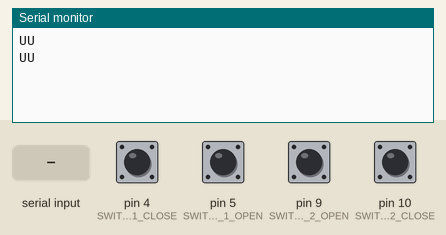
Recording of a sketch running on a simulated Arduino Uno, built with avr-gcc and run on an emulated ATmega328P. Parts: the last lines printed to the serial monitor. Inputs (shaded band) come from the test bench; at power-on: pin 4 (SWITCH_1_CLOSE), pin 5 (SWITCH_1_OPEN), pin 9 (SWITCH_2_OPEN), pin 10 (SWITCH_2_CLOSE) HIGH.

Above: at 1.2 s.
1.3 s: "O" received over Serial
At 2.1 s:
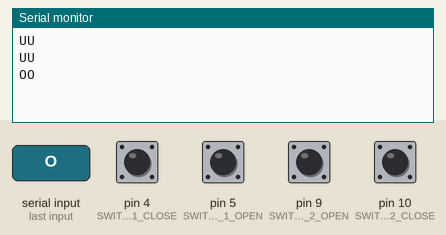
3.6 s: pin 5 (SWITCH_1_OPEN) pulled LOW for 0.15 s
At 4.3 s:
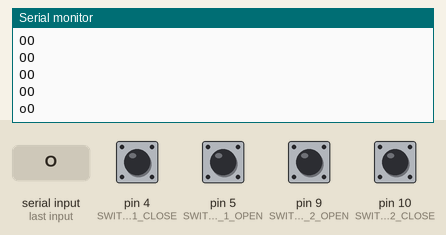
5.8 s: pin 9 (SWITCH_2_OPEN) pulled LOW for 0.15 s
At 6.4 s:
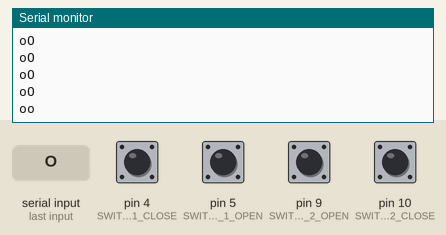
8.0 s: "C" received over Serial
At 8.7 s:
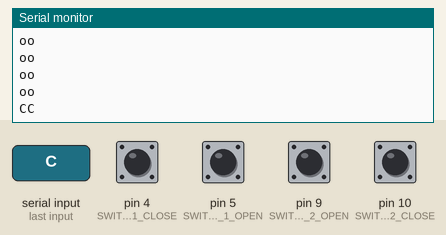

Measured:
- after the input at 1.3 s, the serial monitor: prints a new line after 0.35 s (image 1)
- after the input at 3.6 s, the serial monitor: prints a new line after 0.24 s (image 2)
- after the input at 5.8 s, the serial monitor: prints a new line after 0.23 s (image 3)
- after the input at 8.0 s, the serial monitor: prints a new line after 0.23 s (image 4)

The sketch:

motorhat.ino
```cpp
#include <Arduino.h>

// Первый (возможно, единственный) униполяр на ногах 2, 3, 4 и 5
//#define UNIPOLAR_1_WIRE_1 2
//#define UNIPOLAR_1_WIRE_2 4
//#define UNIPOLAR_1_WIRE_3 3
//#define UNIPOLAR_1_WIRE_4 5

// @todo implement
// Второй униполяр на ногах 2, 3, 4 и 5
//#define UNIPOLAR_2_WIRE_1 2
//#define UNIPOLAR_2_WIRE_2 4
//#define UNIPOLAR_2_WIRE_3 3
//#define UNIPOLAR_2_WIRE_4 5

// Один биполярный шаговик @todo implement
// Два биполярных шаговика @todo implement

// Отладка, если нужна
//#define DEBUG

#ifdef UNIPOLAR_1_WIRE_1
	#include <AccelStepper.h>

	// 4080 шагов на оборот. 0.75 оборота. 10% заступ для срабатывания концевика
	// @todo перевести в полушаг, он мощнее
	#define DISTANCE 4080 * 0.75 * 1.1
#endif

// Первый DC-мотор на ногах 2 и 3
#define DC_1_WIRE_1 2
#define DC_1_WIRE_2 3

// Второй DC-мотор на ногах 7 и 8
#define DC_2_WIRE_1 7
#define DC_2_WIRE_2 8

// концевики первого мотора на ногах 4 и 5
#define SWITCH_1_OPEN  5
#define SWITCH_1_CLOSE 4

// концевики второго мотора на ногах 9 и 10 (если есть второй мотор)
#define SWITCH_2_OPEN  9
#define SWITCH_2_CLOSE 10

// 20 секунд таймаут открытия / закрытия
#define TIMEOUT 25

// 2 секунды задержка реакции на команду второго мотора @todo implement
//#define GAP 2

// Реверс мотора 1 и 2, если нужен
#define REVERSE_MOTOR_1
#define REVERSE_MOTOR_2

/*
	СТАТУС представляет собой одну/две буквы и новую строку. Каждая буква передаёт состояние одного мотора:
	o = открыто
	c = закрыто
	C = движется к закрытию
	O = движется к открытию
	E = сбой (обычно, таймаут)
	U = не определено (двигалась куда-то, получила отмену. Или сразу после старта) @todo eeprom?

	КОМАНДА:
	O = открыть
	С = закрыть
	A = отмена
*/

#ifdef UNIPOLAR_1_WIRE_1
	AccelStepper motor1(4, UNIPOLAR_1_WIRE_1, UNIPOLAR_1_WIRE_2, UNIPOLAR_1_WIRE_3, UNIPOLAR_1_WIRE_4);
#endif
#ifdef UNIPOLAR_1_WIRE_2
	AccelStepper motor2(4, UNIPOLAR_2_WIRE_1, UNIPOLAR_2_WIRE_2, UNIPOLAR_2_WIRE_3, UNIPOLAR_2_WIRE_4);
#endif


void setup() {
	noInterrupts();

	#ifdef UNIPOLAR_1_WIRE_1
		pinMode(UNIPOLAR_1_WIRE_1, OUTPUT);
		pinMode(UNIPOLAR_1_WIRE_2, OUTPUT);
		pinMode(UNIPOLAR_1_WIRE_3, OUTPUT);
		pinMode(UNIPOLAR_1_WIRE_4, OUTPUT);

		motor1.setMaxSpeed(250.0);
		motor1.setAcceleration(50.0);
	#endif
	#ifdef UNIPOLAR_2_WIRE_1
		pinMode(UNIPOLAR_2_WIRE_1, OUTPUT);
		pinMode(UNIPOLAR_2_WIRE_2, OUTPUT);
		pinMode(UNIPOLAR_2_WIRE_3, OUTPUT);
		pinMode(UNIPOLAR_2_WIRE_4, OUTPUT);

		motor2.setMaxSpeed(250.0);
		motor2.setAcceleration(50.0);
	#endif

	#ifdef DC_1_WIRE_1
		pinMode(DC_1_WIRE_1, OUTPUT);
		pinMode(DC_1_WIRE_2, OUTPUT);
	#endif
	#ifdef DC_2_WIRE_1
		pinMode(DC_2_WIRE_1, OUTPUT);
		pinMode(DC_2_WIRE_2, OUTPUT);
	#endif

	pinMode(SWITCH_1_OPEN,  INPUT_PULLUP);
	pinMode(SWITCH_1_CLOSE, INPUT_PULLUP);

	#ifdef SWITCH_2_OPEN
		pinMode(SWITCH_2_OPEN,  INPUT_PULLUP);
		pinMode(SWITCH_2_CLOSE, INPUT_PULLUP);
	#endif

	Serial.begin(9600);

	TCCR1A = 0;
	TCCR1B = 0;

	TCNT1 = 31250; //34286;   // preload timer 65536-16MHz/256/2Hz
	TCCR1B |= (1 << CS12);    // 256 prescaler
	TIMSK1 |= (1 << TOIE1);   // enable timer overflow interrupt

	interrupts();             // enable all interrupts
}

byte cmd1 = NULL; // команда первому мотору
byte cmd2 = NULL; // команда второму мотору
byte status1 = 'U';
byte status2 = 'U';
byte timeout, gap;


void stop_motors(short motor = 0)
{
	if (motor == 0 || motor == 1) {
		#ifdef UNIPOLAR_1_WIRE_1
			motor1.setAcceleration(9999.0);
			motor1.stop();
		#endif

		#ifdef DC_1_WIRE_1
			digitalWrite(DC_1_WIRE_1, LOW);
			digitalWrite(DC_1_WIRE_2, LOW);
		#endif
	}

	if (motor == 0 || motor == 2) {
		#ifdef UNIPOLAR_2_WIRE_1
			motor2.setAcceleration(9999.0);
			motor2.stop();
		#endif

		#ifdef DC_2_WIRE_1
			digitalWrite(DC_2_WIRE_1, LOW);
			digitalWrite(DC_2_WIRE_2, LOW);
		#endif
	}
}


// раз в секунду вывожу текущий статус
ISR(TIMER1_OVF_vect) {
	TCNT1 = 31250; //34286;   // preload timer 65536-16MHz/256/2Hz

	#ifdef DEBUG
		Serial.print("status1=");
		Serial.write(status1);
		Serial.print(" status2=");
		Serial.write(status2);
		Serial.print(" cmd1=");
		Serial.write(cmd1);
		Serial.print(" cmd2=");
		Serial.write(cmd2);
		Serial.print(" timeout=");
		Serial.print(timeout);
		Serial.print(" open1=");
		Serial.print(digitalRead(SWITCH_1_OPEN));
		Serial.print(" close1=");
		Serial.print(digitalRead(SWITCH_1_CLOSE));
		Serial.print(" open2=");
		Serial.print(digitalRead(SWITCH_2_OPEN));
		Serial.print(" close2=");
		Serial.println(digitalRead(SWITCH_2_CLOSE));
		// ...
	#else
		Serial.write(status1);
		#ifdef DC_2_WIRE_1 || UNIPOLAR_2_WIRE_1
			Serial.write(status2);
		#endif
		Serial.println();
	#endif

	switch (cmd1) {
		case 'O':
		case 'C':
			if (timeout >= TIMEOUT) {
				#ifdef DEBUG
					Serial.println("got timeout 1");
				#endif

				stop_motors(1);

				status1 = 'E';
				cmd1    = NULL;
			}
			break;
	}

	#ifdef DC_2_WIRE_1 || UNIPOLAR_2_WIRE_1
		switch (cmd2) {
			case 'O':
			case 'C':
				if (timeout >= TIMEOUT) {
					#ifdef DEBUG
						Serial.println("got timeout 2");
					#endif

					stop_motors(2);

					status2 = 'E';
					cmd2    = NULL;
				}
				break;
		}
	#endif

	timeout++;
}


void loop() {
	noInterrupts();

	if (Serial.available() > 0) {
		switch (Serial.read()) {
			case 'O':
				#ifdef UNIPOLAR_1_WIRE_1
					motor1.setAcceleration(50.0);
					#ifdef REVERSE_MOTOR_1
						motor1.moveTo(motor1.currentPosition() - DISTANCE);
					#else
						motor1.moveTo(motor1.currentPosition() + DISTANCE);
					#endif
				#endif

				#ifdef DC_1_WIRE_1
					#ifdef REVERSE_MOTOR_1
						digitalWrite(DC_1_WIRE_1, LOW);
						digitalWrite(DC_1_WIRE_2, HIGH);
					#else
						digitalWrite(DC_1_WIRE_1, HIGH);
						digitalWrite(DC_1_WIRE_2, LOW);
					#endif
				#endif

				#ifdef UNIPOLAR_2_WIRE_1
					motor2.setAcceleration(50.0);
					#ifdef REVERSE_MOTOR_2
						motor1.moveTo(motor2.currentPosition() - DISTANCE);
					#else
						motor1.moveTo(motor2.currentPosition() + DISTANCE);
					#endif
				#endif

				#ifdef DC_2_WIRE_1
					#ifdef REVERSE_MOTOR_2
						digitalWrite(DC_2_WIRE_1, LOW);
						digitalWrite(DC_2_WIRE_2, HIGH);
					#else
						digitalWrite(DC_2_WIRE_1, HIGH);
						digitalWrite(DC_2_WIRE_2, LOW);
					#endif
				#endif

				cmd1 = 'O';
				#ifdef GAP
					cmd2 = 'G';
				#else
					cmd2 = 'O';
				#endif

				status1 = 'O';
				status2 = 'O';
				timeout = 0;
				gap     = 0;
				delay(300);
				break;

			case 'C':
				#ifdef UNIPOLAR_1_WIRE_1
					motor1.setAcceleration(50.0);
					#ifdef REVERSE_MOTOR_1
						motor1.moveTo(motor1.currentPosition() + DISTANCE);
					#else
						motor1.moveTo(motor1.currentPosition() - DISTANCE);
					#endif
				#endif

				#ifdef DC_1_WIRE_1
					#ifdef REVERSE_MOTOR_1
						digitalWrite(DC_1_WIRE_1, HIGH);
						digitalWrite(DC_1_WIRE_2, LOW);
					#else
						digitalWrite(DC_1_WIRE_1, LOW);
						digitalWrite(DC_1_WIRE_2, HIGH);
					#endif
				#endif

				#ifdef UNIPOLAR_2_WIRE_1
					motor2.setAcceleration(50.0);
					#ifdef REVERSE_MOTOR_2
						motor1.moveTo(motor2.currentPosition() + DISTANCE);
					#else
						motor1.moveTo(motor2.currentPosition() - DISTANCE);
					#endif
				#endif

				#ifdef DC_2_WIRE_1
					#ifdef REVERSE_MOTOR_2
						digitalWrite(DC_2_WIRE_1, HIGH);
						digitalWrite(DC_2_WIRE_2, LOW);
					#else
						digitalWrite(DC_2_WIRE_1, LOW);
						digitalWrite(DC_2_WIRE_2, HIGH);
					#endif
				#endif

				cmd1 = 'C';
				#ifdef GAP
					cmd2 = 'G';
				#else
					cmd2 = 'C';
				#endif

				status1 = 'C';
				status2 = 'C';
				timeout = 0;
				gap     = 0;
				delay(300);
				break;

			// case 'A': // имею в виду
			default:
				stop_motors();

				cmd1    = NULL;
				cmd2    = NULL;
				status1 = 'U';
				status2 = 'U';
		}
	}

	switch (cmd1) {
		case 'O':
			if (digitalRead(SWITCH_1_OPEN) == 0) {
				#ifdef DEBUG
					Serial.println("got open sw 1");
				#endif

				#ifdef UNIPOLAR_1_WIRE_1
					motor1.setAcceleration(9999.0);
					motor1.stop();
				#endif

				#ifdef DC_1_WIRE_1
					digitalWrite(DC_1_WIRE_1, LOW);
					digitalWrite(DC_1_WIRE_2, LOW);
				#endif

				status1 = 'o';
				cmd1    = NULL;
			}
			break;

		case 'C':
			if (digitalRead(SWITCH_1_CLOSE) == 0) {
				#ifdef DEBUG
					Serial.println("got close sw 1");
				#endif

				#ifdef UNIPOLAR_1_WIRE_1
					motor1.setAcceleration(9999.0);
					motor1.stop();
				#endif

				#ifdef DC_1_WIRE_1
					digitalWrite(DC_1_WIRE_1, LOW);
					digitalWrite(DC_1_WIRE_2, LOW);
				#endif

				status1 = 'c';
				cmd1    = NULL;
			}
			break;

		default:
			#ifdef UNIPOLAR_1_WIRE_1
				digitalWrite(UNIPOLAR_1_WIRE_1, LOW);
				digitalWrite(UNIPOLAR_1_WIRE_2, LOW);
				digitalWrite(UNIPOLAR_1_WIRE_3, LOW);
				digitalWrite(UNIPOLAR_1_WIRE_4, LOW);
			#endif

			#ifdef DC_1_WIRE_1
				digitalWrite(DC_1_WIRE_1, LOW);
				digitalWrite(DC_1_WIRE_2, LOW);
			#endif
	}

	#ifdef DC_2_WIRE_1 || UNIPOLAR_2_WIRE_1
		switch (cmd2) {
			case 'O':
				if (digitalRead(SWITCH_2_OPEN) == 0) {
					#ifdef DEBUG
						Serial.println("got open sw 2");
					#endif

					#ifdef UNIPOLAR_2_WIRE_1
						motor2.setAcceleration(9999.0);
						motor2.stop();
					#endif

					#ifdef DC_2_WIRE_1
						digitalWrite(DC_2_WIRE_1, LOW);
						digitalWrite(DC_2_WIRE_2, LOW);
					#endif

					status2 = 'o';
					cmd2    = NULL;
				}
				break;

			case 'C':
				if (digitalRead(SWITCH_2_CLOSE) == 0) {
					#ifdef DEBUG
						Serial.println("got close sw 2");
					#endif

					#ifdef UNIPOLAR_2_WIRE_1
						motor2.setAcceleration(9999.0);
						motor2.stop();
					#endif

					#ifdef DC_2_WIRE_1
						digitalWrite(DC_2_WIRE_1, LOW);
						digitalWrite(DC_2_WIRE_2, LOW);
					#endif

					status2 = 'c';
					cmd2    = NULL;
				}
				break;

			default:
				#ifdef UNIPOLAR_2_WIRE_1
					digitalWrite(UNIPOLAR_2_WIRE_1, LOW);
					digitalWrite(UNIPOLAR_2_WIRE_2, LOW);
					digitalWrite(UNIPOLAR_2_WIRE_3, LOW);
					digitalWrite(UNIPOLAR_2_WIRE_4, LOW);
				#endif

				#ifdef DC_2_WIRE_1
					digitalWrite(DC_2_WIRE_1, LOW);
					digitalWrite(DC_2_WIRE_2, LOW);
				#endif
		}
	#endif

	#ifdef UNIPOLAR_1_WIRE_1
		motor1.run();
	#endif

	#ifdef UNIPOLAR_2_WIRE_1
		motor2.run();
	#endif

	interrupts();
}
```
